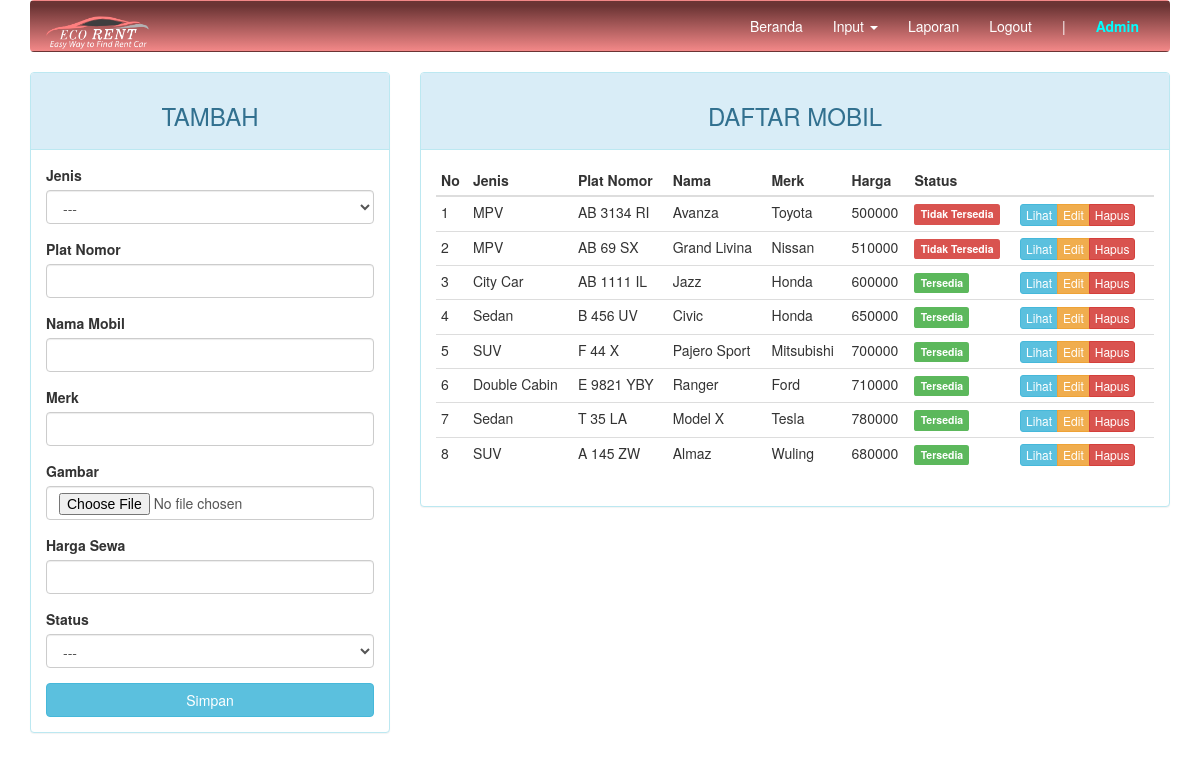
Page /admin/index.php?page=mobil (signed in) on the committed database.
### tables this page shows
CREATE TABLE `mobil` (
  `id_mobil` int(11) NOT NULL,
  `id_jenis` int(4) NOT NULL,
  `no_mobil` varchar(10) NOT NULL,
  `merk` varchar(20) NOT NULL,
  `nama_mobil` varchar(30) NOT NULL,
  `gambar` varchar(100) NOT NULL,
  `harga` int(7) NOT NULL,
  `status` int(1) NOT NULL,
  `isActive` int(1) NOT NULL
);

CREATE TABLE `jenis` (
  `id_jenis` int(4) NOT NULL,
  `nama` varchar(30) NOT NULL,
  `isActive` int(1) NOT NULL
);

### admin/page/mobil.php (the view, shortened to what this page needs)
<?php
$update = (isset($_GET['action']) AND $_GET['action'] == 'update') ? true : false;
?>
<div class="row">
	<div class="col-md-4 hidden-print">
		<div class="panel panel-<?= ($update) ? "warning" : "info" ?>">
			<div class="panel-heading"><h3 class="text-center"><?= ($update) ? "EDIT" : "TAMBAH" ?></h3></div>
			<div class="panel-body">
				<form action="<?=$_SERVER['REQUEST_URI']?>" method="POST" enctype="multipart/form-data">
					<div class="form-group">
						<label for="id_jenis">Jenis</label>
						<select class="form-control" name="id_jenis">
							<option>---</option>
					</select>
				</div>
				<div class="form-group">
					<label for="no_mobil">Plat Nomor</label>
					<input type="text" name="no_mobil" class="form-control" <?= (!$update) ?: 'value="'.$row["no_mobil"].'"' ?>>
				</div>
				<div class="form-group">
					<label for="nama_mobil">Nama Mobil</label>
					<input type="text" name="nama_mobil" class="form-control" <?= (!$update) ?: 'value="'.$row["nama_mobil"].'"' ?>>
				</div>
				<div class="form-group">
					<label for="merk">Merk</label>
					<input type="text" name="merk" class="form-control" <?= (!$update) ?: 'value="'.$row["merk"].'"' ?>>
				</div>
				<div class="form-group">
					<label for="gambar">Gambar</label>
					<input type="file" name="gambar" class="form-control">
				</div>
				<div class="form-group">
					<label for="harga">Harga Sewa</label>
					<input type="text" name="harga" class="form-control" <?= (!$update) ?: 'value="'.$row["harga"].'"' ?>>
				</div>
				<div class="form-group">
					<label for="status">Status</label>
					<select class="form-control" name="status">
						<option>---</option>
					</select>
				</div>
				<button type="submit" class="btn btn-<?= ($update) ? "warning" : "info" ?> btn-block">Simpan</button>
			</form>
		</div>
	</div>
</div>
<div class="col-md-8">
	<div class="panel panel-info">
		<div class="panel-heading"><h3 class="text-center">DAFTAR MOBIL</h3></div>
		<div class="panel-body">
			<table class="table table-condensed">
				<thead>
					<tr>
						<th>No</th>
						<th>Jenis</th>
						<th>Plat Nomor</th>
						<th>Nama</th>
						<th>Merk</th>
						<th>Harga</th>
						<th>Status</th>
						<th class="hidden-print"></th>
					</tr>
				</thead>
				<tbody>
					<?php $no = 1; ?>
					<?php if ($query = $connection->query("SELECT * FROM mobil m JOIN jenis j USING(id_jenis) WHERE m.isActive=1")): ?>
						<?php while($row = $query->fetch_assoc()): ?>
							<tr>
								<td><?=$no++?></td>
								<td><?=$row['nama']?></td>
								<td><?=$row['no_mobil']?></td>
								<td><?=$row['nama_mobil']?></td>
								<td><?=$row['merk']?></td>
								<td><?=$row['harga']?></td>
								<td><span class="label label-<?=($row['status']) ? "success" : "danger" ?>"><?=($row['status']) ? "Tersedia" : "Tidak Tersedia" ?></span></td>
								<td class="hidden-print">
									<div class="btn-group">
										<a href="../assets/img/mobil/<?=$row['gambar']?>" class="btn btn-info btn-xs fancybox">Lihat</a>
										<a href="?page=mobil&action=update&key=<?=$row['id_mobil']?>" class="btn btn-warning btn-xs">Edit</a>
										<a href="?page=mobil&action=delete&key=<?=$row['id_mobil']?>" class="btn btn-danger btn-xs">Hapus</a>
									</div>
								</td>
							</tr>
						<?php endwhile ?>
					<?php endif ?>
				</tbody>
			</table>
		</div>
	</div>
</div>
</div>

### admin/index.php (shortened to what this page needs)
<?php
require "../config.php";
?>
<!DOCTYPE html>
<html lang="en">
<head>
    <link rel="stylesheet" href="../assets/css/bootstrap.min.css">
    <link rel="stylesheet" href="../assets/fancybox/source/jquery.fancybox.css" type="text/css" media="screen" />
    <link rel="stylesheet" href="../assets/fancybox/source/helpers/jquery.fancybox-buttons.css" type="text/css" media="screen" />
    <link rel="stylesheet" href="../assets/fancybox/source/helpers/jquery.fancybox-thumbs.css" type="text/css" media="screen" />
</head>
<body>
    <div class="container">
        <nav class="navbar " style="background-image: linear-gradient(180deg,#6b3434 10%,#f38888 100%); }">
            <div class="container-fluid">
                <div class="navbar-header">
                    <a class="navbar-brand" href="#"><img src="../assets/img/page/logo.png" style="width: 104px;"></a>
                </div>
                <div class="collapse navbar-collapse" id="bs-example-navbar-collapse-1">
                    <ul class="nav navbar-nav navbar-right">
                        <li><a href="?page=home">Beranda <span class="sr-only">(current)</span></a></li>
                        <li class="dropdown">
                          <a href="#" class="dropdown-toggle" data-toggle="dropdown" role="button" aria-haspopup="true" aria-expanded="false">Input <span class="caret"></span></a>
                    </li>
                    <li>
                     <li><a href="?page=lap_konfirmasi">Laporan <span class="sr-only">(current)</span></a></li>
                </li>
                <li><a href="logout.php">Logout</a></li>
                <li><a href="#">|</a></li>
                <li><a href="#" style="font-weight: bold; color: aqua;"><?= ucfirst($_SESSION["admin"]["nama"]) ?></a></li>
            </ul>
        </div>
    </div>
</nav>
<div class="row">
    <div class="col-md-12">
      <?php include adminPage($_ADMINPAGE); ?>
  </div>
</div>
</div>
</body>
</html>

### admin/index.php (style rules this page uses)
a { color: white; }

### rows in the picture
mobil: id_jenis.nama "MPV", no_mobil "AB 3134 RI", nama_mobil "Avanza", merk "Toyota", harga "500000", status "Tidak Tersedia"
mobil: id_jenis.nama "MPV", no_mobil "AB 69 SX", nama_mobil "Grand Livina", merk "Nissan", harga "510000", status "Tidak Tersedia"
mobil: id_jenis.nama "City Car", no_mobil "AB 1111 IL", nama_mobil "Jazz", merk "Honda", harga "600000", status "Tersedia"
mobil: id_jenis.nama "Sedan", no_mobil "B 456 UV", nama_mobil "Civic", merk "Honda", harga "650000", status "Tersedia"
mobil: id_jenis.nama "SUV", no_mobil "F 44 X", nama_mobil "Pajero Sport", merk "Mitsubishi", harga "700000", status "Tersedia"
mobil: id_jenis.nama "Double Cabin", no_mobil "E 9821 YBY", nama_mobil "Ranger", merk "Ford", harga "710000", status "Tersedia"
mobil: id_jenis.nama "Sedan", no_mobil "T 35 LA", nama_mobil "Model X", merk "Tesla", harga "780000", status "Tersedia"
mobil: id_jenis.nama "SUV", no_mobil "A 145 ZW", nama_mobil "Almaz", merk "Wuling", harga "680000", status "Tersedia"

### other values in the picture
$_SESSION["admin"]["nama"] "Admin"
